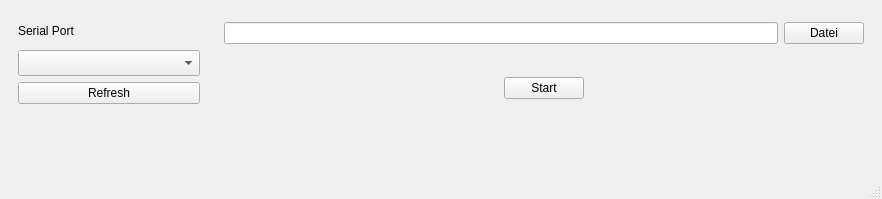
<?xml version="1.0" encoding="UTF-8"?>
<ui version="4.0">
 <class>MainWindow</class>
 <widget class="QMainWindow" name="MainWindow">
  <property name="geometry">
   <rect>
    <x>0</x>
    <y>0</y>
    <width>870</width>
    <height>199</height>
   </rect>
  </property>
  <property name="sizePolicy">
   <sizepolicy hsizetype="Minimum" vsizetype="Minimum">
    <horstretch>0</horstretch>
    <verstretch>0</verstretch>
   </sizepolicy>
  </property>
  <property name="windowTitle">
   <string>MainWindow</string>
  </property>
  <widget class="QWidget" name="centralwidget">
   <layout class="QGridLayout" name="gridLayout">
    <item row="0" column="0" rowspan="2">
     <widget class="QWidget" name="widget" native="true">
      <property name="minimumSize">
       <size>
        <width>200</width>
        <height>0</height>
       </size>
      </property>
      <layout class="QVBoxLayout" name="verticalLayout">
       <item>
        <widget class="QLabel" name="label">
         <property name="text">
          <string>Serial Port</string>
         </property>
        </widget>
       </item>
       <item>
        <widget class="QComboBox" name="port_list">
         <property name="sizePolicy">
          <sizepolicy hsizetype="Preferred" vsizetype="Preferred">
           <horstretch>0</horstretch>
           <verstretch>0</verstretch>
          </sizepolicy>
         </property>
        </widget>
       </item>
       <item>
        <widget class="QPushButton" name="refresh_btn">
         <property name="text">
          <string>Refresh</string>
         </property>
        </widget>
       </item>
      </layout>
     </widget>
    </item>
    <item row="0" column="1">
     <widget class="QWidget" name="widget_2" native="true">
      <layout class="QHBoxLayout" name="horizontalLayout">
       <item>
        <widget class="QLineEdit" name="file_edit">
         <property name="minimumSize">
          <size>
           <width>554</width>
           <height>0</height>
          </size>
         </property>
         <property name="readOnly">
          <bool>true</bool>
         </property>
        </widget>
       </item>
       <item>
        <widget class="QPushButton" name="file_btn">
         <property name="text">
          <string>Datei</string>
         </property>
        </widget>
       </item>
      </layout>
     </widget>
    </item>
    <item row="1" column="1">
     <widget class="QWidget" name="widget_4" native="true">
      <layout class="QHBoxLayout" name="horizontalLayout_3">
       <item>
        <spacer name="horizontalSpacer">
         <property name="orientation">
          <enum>Qt::Horizontal</enum>
         </property>
         <property name="sizeHint" stdset="0">
          <size>
           <width>271</width>
           <height>20</height>
          </size>
         </property>
        </spacer>
       </item>
       <item>
        <widget class="QPushButton" name="start_btn">
         <property name="maximumSize">
          <size>
           <width>150</width>
           <height>16777215</height>
          </size>
         </property>
         <property name="text">
          <string>Start</string>
         </property>
        </widget>
       </item>
       <item>
        <spacer name="horizontalSpacer_2">
         <property name="orientation">
          <enum>Qt::Horizontal</enum>
         </property>
         <property name="sizeHint" stdset="0">
          <size>
           <width>271</width>
           <height>20</height>
          </size>
         </property>
        </spacer>
       </item>
      </layout>
     </widget>
    </item>
    <item row="2" column="0">
     <widget class="QWidget" name="widget_3" native="true">
      <layout class="QHBoxLayout" name="horizontalLayout_2"/>
     </widget>
    </item>
   </layout>
  </widget>
  <widget class="QMenuBar" name="menubar">
   <property name="geometry">
    <rect>
     <x>0</x>
     <y>0</y>
     <width>870</width>
     <height>29</height>
    </rect>
   </property>
  </widget>
  <widget class="QStatusBar" name="statusbar"/>
 </widget>
 <resources/>
 <connections/>
</ui>
